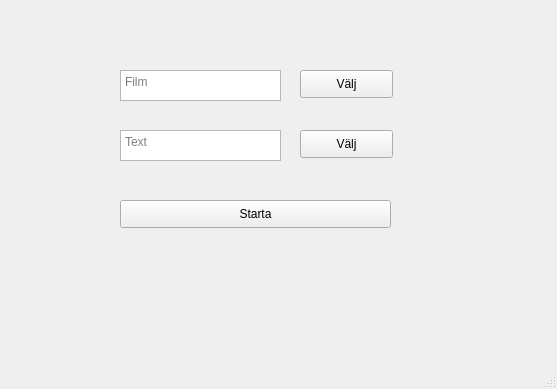
<?xml version="1.0" encoding="UTF-8"?>
<ui version="4.0">
 <class>Chromecaster</class>
 <widget class="QMainWindow" name="Chromecaster">
  <property name="geometry">
   <rect>
    <x>0</x>
    <y>0</y>
    <width>557</width>
    <height>389</height>
   </rect>
  </property>
  <property name="windowTitle">
   <string>MainWindow</string>
  </property>
  <widget class="QWidget" name="centralwidget">
   <widget class="QPushButton" name="btnVideo">
    <property name="geometry">
     <rect>
      <x>300</x>
      <y>70</y>
      <width>93</width>
      <height>28</height>
     </rect>
    </property>
    <property name="text">
     <string>Välj</string>
    </property>
   </widget>
   <widget class="QPushButton" name="btnSRT">
    <property name="geometry">
     <rect>
      <x>300</x>
      <y>130</y>
      <width>93</width>
      <height>28</height>
     </rect>
    </property>
    <property name="text">
     <string>Välj</string>
    </property>
   </widget>
   <widget class="QPushButton" name="btnStart">
    <property name="geometry">
     <rect>
      <x>120</x>
      <y>200</y>
      <width>271</width>
      <height>28</height>
     </rect>
    </property>
    <property name="text">
     <string>Starta</string>
    </property>
   </widget>
   <widget class="QTextEdit" name="txtVideo">
    <property name="geometry">
     <rect>
      <x>120</x>
      <y>70</y>
      <width>161</width>
      <height>31</height>
     </rect>
    </property>
    <property name="autoFillBackground">
     <bool>false</bool>
    </property>
    <property name="placeholderText">
     <string>Film</string>
    </property>
   </widget>
   <widget class="QTextEdit" name="txtSRT">
    <property name="geometry">
     <rect>
      <x>120</x>
      <y>130</y>
      <width>161</width>
      <height>31</height>
     </rect>
    </property>
    <property name="placeholderText">
     <string>Text</string>
    </property>
   </widget>
  </widget>
  <widget class="QMenuBar" name="menubar">
   <property name="geometry">
    <rect>
     <x>0</x>
     <y>0</y>
     <width>557</width>
     <height>26</height>
    </rect>
   </property>
  </widget>
  <widget class="QStatusBar" name="statusbar"/>
 </widget>
 <resources/>
 <connections/>
</ui>
